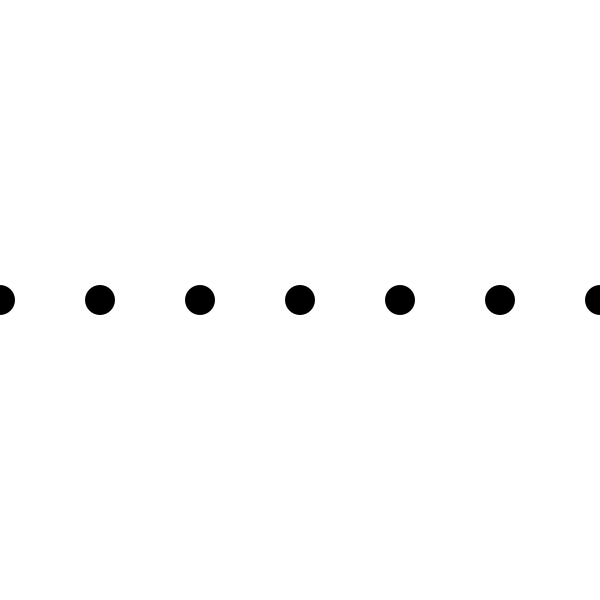
Frame 1 (no input)
Frame 60 (the mouse pressed at the canvas centre just before this capture): identical to frame 1, image omitted
Frame 120 (the mouse held since frame 60 and released just before this capture): identical to frame 1, image omitted

The Processing sketch that drew this single still picture (run headless with seeded random() and noise(); from frame 60 on, the mouse is pressed at the canvas centre):

// Processing sketch: grid_1d
// ── grid_1d.pde
// 規則的に整列（1次元）

void setup() {
  size(600, 600);
  noStroke();
  fill(0);
}

void draw() {
  background(255);

  // 変数 x を 0 ~ 600 まで、 100 ずつ増やしながら繰り返す
  for (int x = 0; x <= 600; x += 100) {
    // ループ変数を中心座標として円を描く
    // x: 0, 100, 200, …, 600
    ellipse(x, 300, 30, 30);
  }
}
